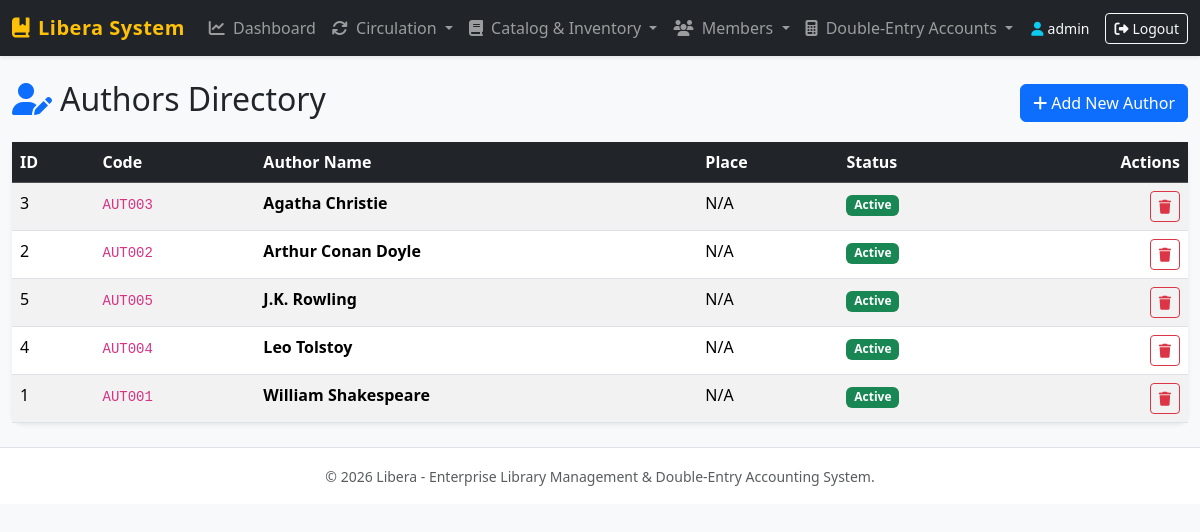
Screenshot of /modules/inventory/authors.php (signed in) with the database file from the repository.
### tables this page shows
CREATE TABLE IF NOT EXISTS `MstrAuthor` (
	`AuthorNumber` int NOT NULL AUTO_INCREMENT PRIMARY KEY,
	`AuthorName` varchar(100) NULL,
	`AuthorStatus` tinyint NULL DEFAULT 1,
	`AuthorCode` varchar(50) NULL,
	`AuthorRemarks` varchar(150) NULL,
	`AuthorPlace` varchar(50) NULL,
	`AuthorBirthDate` datetime NULL,
	`LanguageNumber` tinyint NULL
);

### config/db.php (called while the page is built, shortened)
<?php
$db_driver = 'mysqli';
$mysqli_conn = @mysqli_connect(DB_HOST, DB_USER, DB_PASS, DB_NAME, DB_PORT);
if ($mysqli_conn) {
    $db_driver = 'mysqli';
}
function db_query($conn, $sql, $types = "", $params = []) {
    global $db_driver;
    if ($db_driver === 'mysqli') {
        if (empty($params)) {
            return mysqli_query($conn, $sql);
        }
        $stmt = mysqli_prepare($conn, $sql);
        mysqli_stmt_bind_param($stmt, $types, ...$params);
        mysqli_stmt_execute($stmt);
        $result = mysqli_stmt_get_result($stmt);
        return $result;
    }
}
if ($db_driver === 'sqlite') {
    function db_num_rows($res) {
        if (is_object($res) && isset($res->num_rows)) return $res->num_rows;
        if (is_object($res) && method_exists($res, 'num_rows')) return $res->num_rows();
        if ($res instanceof mysqli_result) return mysqli_num_rows($res);
        return 0;
    }
    function db_fetch_assoc($res) {
        if (is_object($res) && method_exists($res, 'fetch_assoc')) return $res->fetch_assoc();
        if ($res instanceof mysqli_result) return mysqli_fetch_assoc($res);
        return false;
    }
    function db_data_seek($res, $offset) {
        if (is_object($res) && method_exists($res, 'data_seek')) return $res->data_seek($offset);
        if ($res instanceof mysqli_result) return mysqli_data_seek($res, $offset);
        return false;
    }
} else {
    function db_num_rows($res) {
        return ($res instanceof mysqli_result) ? mysqli_num_rows($res) : 0;
    }
    function db_fetch_assoc($res) {
        return ($res instanceof mysqli_result) ? mysqli_fetch_assoc($res) : false;
    }
}

### modules/inventory/authors.php (the view, shortened to what this page needs)
<?php
require_once __DIR__ . '/../../config/db.php';
require_once __DIR__ . '/../../includes/auth.php';
$authors = db_query($conn, "SELECT * FROM MstrAuthor ORDER BY AuthorName ASC");
require_once __DIR__ . '/../../includes/header.php';
?>
<div class="d-flex justify-content-between align-items-center mb-3">
    <h2><i class="fa-solid fa-user-pen text-primary me-2"></i>Authors Directory</h2>
    <button class="btn btn-primary" data-bs-toggle="modal" data-bs-target="#addAuthorModal">
        <i class="fa-solid fa-plus me-1"></i>Add New Author
    </button>
</div>
<div class="card shadow-sm">
    <div class="card-body p-0">
        <table class="table table-hover table-striped mb-0">
            <thead class="table-dark">
                <tr>
                    <th>ID</th>
                    <th>Code</th>
                    <th>Author Name</th>
                    <th>Place</th>
                    <th>Status</th>
                    <th class="text-end">Actions</th>
                </tr>
            </thead>
            <tbody>
                <?php if ($authors && db_num_rows($authors) > 0): ?>
                    <?php while ($a = db_fetch_assoc($authors)): ?>
                        <tr>
                            <td><?php echo $a['AuthorNumber']; ?></td>
                            <td><code><?php echo htmlspecialchars($a['AuthorCode'] ?? 'N/A'); ?></code></td>
                            <td><strong><?php echo htmlspecialchars($a['AuthorName']); ?></strong></td>
                            <td><?php echo htmlspecialchars($a['AuthorPlace'] ?? 'N/A'); ?></td>
                            <td><span class="badge bg-success">Active</span></td>
                            <td class="text-end">
                                <form method="POST" action="authors.php" class="d-inline" onsubmit="return confirm('Delete author?');">
                                    <button type="submit" class="btn btn-sm btn-outline-danger"><i class="fa-solid fa-trash"></i></button>
                                </form>
                            </td>
                        </tr>
                    <?php endwhile; ?>
                <?php else: ?>
                    <tr><td colspan="6" class="text-center text-muted py-3">No authors found.</td></tr>
                <?php endif; ?>
            </tbody>
        </table>
    </div>
</div>
<?php require_once __DIR__ . '/../../includes/footer.php'; ?>

### includes/header.php (style rules this page uses)
body { background-color: #f8f9fa; font-family: 'Segoe UI', Tahoma, Geneva, Verdana, sans-serif; }
.card { border: none; border-radius: 10px; box-shadow: 0 0.125rem 0.25rem rgba(0, 0, 0, 0.075); }

### rows the page displays
mstrauthor: AuthorNumber "3", AuthorCode "AUT003", AuthorName "Agatha Christie", AuthorPlace "N/A"
mstrauthor: AuthorNumber "2", AuthorCode "AUT002", AuthorName "Arthur Conan Doyle", AuthorPlace "N/A"
mstrauthor: AuthorNumber "5", AuthorCode "AUT005", AuthorName "J.K. Rowling", AuthorPlace "N/A"
mstrauthor: AuthorNumber "4", AuthorCode "AUT004", AuthorName "Leo Tolstoy", AuthorPlace "N/A"
mstrauthor: AuthorNumber "1", AuthorCode "AUT001", AuthorName "William Shakespeare", AuthorPlace "N/A"

### other values shown
$_SESSION['username'] "admin"
